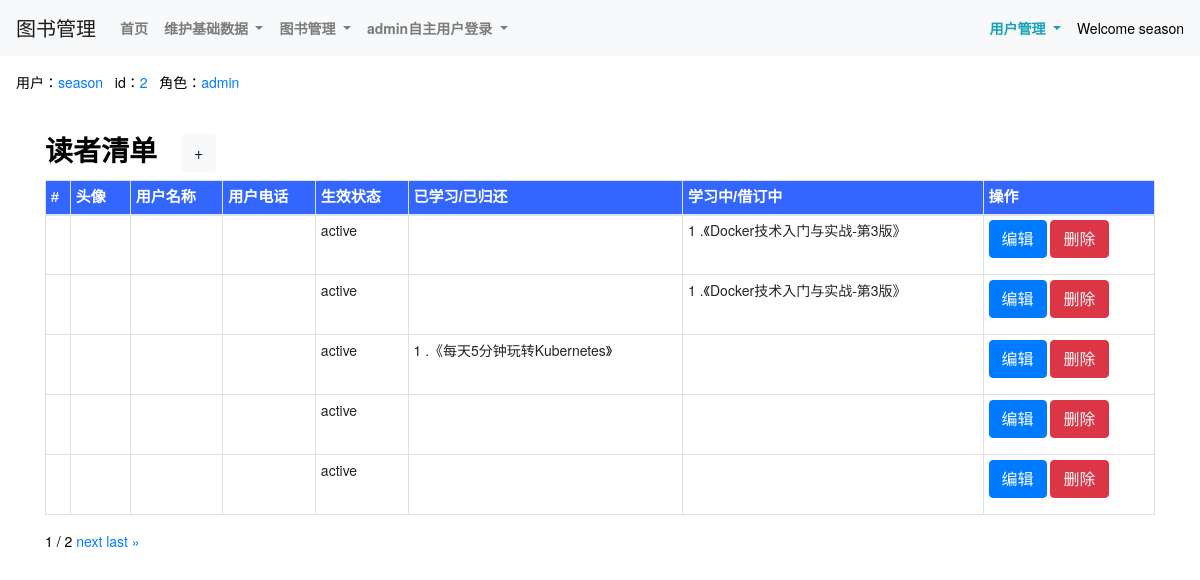
The app's page /theUserlist_show/ (signed in) with its own data.
### book/models.py (models this page shows, shortened)
class User(AbstractUser):
    dept = models.CharField(max_length=500,verbose_name=('部门'),blank=True, null=True,)
    age = models.IntegerField(verbose_name=('年龄'),blank=True, null=True,)
    mobilenumber = models.CharField(max_length=500,verbose_name=('电话号码'),blank=True, null=True,)
    role = models.CharField(max_length=500,verbose_name=('角色'),blank=True, null=True,)
    theUser_status1 = models.CharField(max_length=500,verbose_name=('用户状态1'),choices=THEUSERSTATUS_TYPE,default='active')
    field1 = models.CharField(max_length=500,verbose_name=('属性1'),blank=True, null=True,)
    field2 = models.CharField(max_length=500,verbose_name=('属性2'),blank=True, null=True,)
    field3 = models.CharField(max_length=500,verbose_name=('属性3'),blank=True, null=True,)
    field4 = models.CharField(max_length=500,verbose_name=('属性4'),blank=True, null=True,)
    class Meta(AbstractUser.Meta):
        swappable = 'AUTH_USER_MODEL'

class theBorrow(models.Model):
    boid = models.AutoField(primary_key=True)
    theBorrow_add_datetime = models.DateTimeField(max_length=500,verbose_name=('创建日期'),auto_now_add=True)
    theBorrow_update_datetime = models.DateTimeField(max_length=500,verbose_name=('修改日期'),auto_now=True)
    theBorrow_theUser = models.ForeignKey(User,on_delete=models.CASCADE) #related_name='borrow_theUser',
    theBorrow_theBook = models.ForeignKey(theBook,on_delete=models.CASCADE)  #,related_name='borrow_theBook'
    theBorrow_duration = models.IntegerField(verbose_name=('借订天数'),blank=True, null=True,)
    theBorrow_status1 = models.CharField(max_length=500, choices=THEBORROWSTATUS_TYPE, verbose_name=('借订状态1'))
    theBorrow_status2 = models.CharField(max_length=500,verbose_name=('借订状态2'),blank=True, null=True,)
    theBorrow_status3 = models.CharField(max_length=500,verbose_name=('借订状态3'),blank=True, null=True,)
    class Meta:
        verbose_name = ('借订')
        verbose_name_plural = ('借订')
        unique_together = [['theBorrow_theUser','theBorrow_theBook']] # 联合唯一

class theBook(models.Model):
    bid = models.AutoField(primary_key=True)
    theBook_name = models.CharField(max_length=500,verbose_name=('图书名称'),)
    theBook_location = models.ForeignKey(location,blank=True, null=True, on_delete=models.CASCADE,related_name='Book_location')
    theBook_type = models.CharField(max_length=500, verbose_name=('电子书/纸质书'),choices=THEBOOK_TYPE,)
    theBook_category = models.ForeignKey(category,blank=True, null=True, on_delete=models.CASCADE,related_name='Book_category')
    theBook_logo = models.ImageField(max_length=500, verbose_name=('图书照片1'),upload_to='images/')
    theBook_attachment = models.FileField(max_length=10000,verbose_name=('图书附件(备用)'),blank=True, null=True,upload_to='file')
    theBook_status1 = models.CharField(max_length=500,verbose_name=('图书状态1'),choices=THESTATUS_TYPE,)
    theBook_status2 = models.CharField(max_length=500,verbose_name=('图书状态2(备用)'),blank=True, null=True,)
    theBook_status3 = models.CharField(max_length=500,verbose_name=('图书状态3(备用)'),blank=True, null=True,)
    theBook_id = models.CharField(max_length=500,verbose_name=('图书编号(备用)'),blank=True, null=True,)
    theBook_information1 = models.TextField(max_length=10000,verbose_name=('图书信息1'),blank=True, null=True,)
    theBook_information2 = models.TextField(max_length=10000,verbose_name=('图书信息2(备用)'),blank=True, null=True,)
    theBook_information3 = models.TextField(max_length=10000,verbose_name=('图书信息3(备用)'),blank=True, null=True,)
    theBook_information4 = models.TextField(max_length=10000,verbose_name=('图书信息4(备用)'),blank=True, null=True,)
    theBook_information5 = models.TextField(max_length=10000,verbose_name=('图书信息5(备用)'),blank=True, null=True,)
    class Meta:
        verbose_name = ('图书')
        verbose_name_plural = ('图书')
        ordering = ['theBook_category'] # 返回值排序

### book/views.py (the view)
# urls.py: path('theUserlist_show/', views.theUserlist_show, name='theUserlist_show'),
def theUserlist_show(request,page=1):
    theUserlist = User.objects.all()
    paginator = Paginator(theUserlist, 5)
    try:
        page_obj = paginator.page(page)
    except PageNotAnInteger:
        page_obj = paginator.page(1)
    except EmptyPage:
        page_obj = paginator.page(paginator.num_pages)
    return render(request,'theUserlist_show.html',locals())

### templates/theUserlist_show.html (shortened to what this page needs)
{% extends 'base.html' %}
{% load static %}
{% block body_block %}
<div class="container">
    <div class="row py-4 align-items-center">
        <div class="col-lg-12 col-md-12 mt-0 table-responsive"  style="background-color: #fff;">
            <h3 class="font-weight-bold">读者清单<a class="ml-4 btn btn-light" href="/theUserlist_new/">+</a></h3>
            <table class="table table-striped table-sm table-bordered ">
                <thead>
                    <tr style="color:White;background-color:#3366FF;font-family:微軟正黑體,Tahoma,Arial,微軟雅黑體;font-size:15px;">
                        <th scope="col">#</th>
                        <th scope="col">头像</th>
                        <th scope="col">用户名称</th>
                        <th scope="col">用户电话</th>
                        <th scope="col">生效状态</th>
                        <th scope="col">已学习/已归还</th>
                        <th scope="col">学习中/借订中</th>
                        <th scope="col">操作</th>
                    </tr>
                </thead>
                {% for theUser in page_obj.object_list %}
                    <td>{{ theUser.uid }}</td>
                    <td class="" style="width:60px; height:60px">
                    </td>
                    <td>{{ theUser.theUser_name }}</td>
                    <td>{{ theUser.theUser_phone }}</td>
                    <td>{{ theUser.theUser_status1 }}</td>
                    <td>
                        {% for object in theUser.theborrow_set.all %}
                            {% if object.theBorrow_status1 == '已归还' or object.theBorrow_status1 == '已学习' %}
                                <div>{{ forloop.counter }} .《{{ object.theBorrow_theBook.theBook_name }}》</div>
                            {% endif %}
                        {% endfor %}
                    </td>
                    <td>
                        {% for object in theUser.theborrow_set.all %}
                            {% if object.theBorrow_status1 == '借订中' %}
                                <div>{{ forloop.counter }} .《{{ object.theBorrow_theBook.theBook_name }}》</div>
                            {% endif %}
                        {% endfor %}
                    </td>
                    <td>
                        <a class="btn btn-primary btn-xs" href="/theUserlist_edit/{{ theUser.uid }}/">编辑</a>
                        <a class="btn btn-danger btn-xs" href="/theUserlist_delete/{{ theUser.uid }}/">删除</a>
                    </td>
                {% endfor %}
            </table>
            <div class="pagination">
                <span class="step-links">
                    <span class="current">
                            {{ page_obj.number }} / {{ page_obj.paginator.num_pages }}
                    </span>
                    {% if page_obj.has_next %}
                        <a href="/theUserlist_show/{{ page_obj.next_page_number }}/">next</a>
                        <a href="/theUserlist_show/{{ page_obj.paginator.num_pages }}/">last &raquo;</a>
                    {% endif %}
                </span>
            </div>
        </div>
    </div>
</div>
<br>
<br>
<br>
<br>
<br>
{% endblock %}

### templates/base.html (shortened to what this page needs)
{% load static %}
<!DOCTYPE html>
<html>
    <head>
        <link href="{% static 'css/bootstrap.css' %}" rel="stylesheet">
        <link href="{% static 'css/font-awesome/css/font-awesome.css' %}" rel="stylesheet">
    </head>
<body>
    {% block nav_block %}
    <nav class="navbar navbar-expand-lg navbar-light bg-light">
        <a class="navbar-brand" href="#">图书管理</a>
        <div class="collapse navbar-collapse" id="navbarSupportedContent">
          <div class="navbar-nav">
            <a class="nav-link  font-weight-bold" href="/" >首页</a>
            <li class="nav-item dropdown">
                <a class="nav-link  font-weight-bold dropdown-toggle" href="/list/" id="navbarDropdown" role="button" data-toggle="dropdown">
                    维护基础数据
                </a>
            </li>
            <li class="nav-item dropdown">
                <a class="nav-link  font-weight-bold dropdown-toggle" href="/list/" id="navbarDropdown" role="button" data-toggle="dropdown">
                    图书管理
                </a>
            </li>
            <li class="nav-item dropdown">
                <a class="nav-link  font-weight-bold dropdown-toggle" href="/list/" id="navbarDropdown" role="button" data-toggle="dropdown">
                    admin自主用户登录
                </a>
            </li>
          </div>
        </div>
        {% if user.is_authenticated %}
            <div class="nav-item dropdown">
                <a class="nav-link active font-weight-bold text-info dropdown-toggle" href="#" id="navbarDropdown" role="button" data-toggle="dropdown">
                    用户管理
                </a>
            </div>
            Welcome {{ user.username }}
        {% else %}
            Please login first.
            <a class="float-right btn btn-primary mx-1 " href="/user_login/">登入</a>
        {% endif %}
    </nav>
    {% endblock %}
    {% block permission_block %}
        {% if request.user.is_authenticated %}
        <div class="m-3">
            用户：<span class="text-primary">{{ request.user.username }}</span>&nbsp;&nbsp;
            id：<span class="text-primary">{{ request.user.id }}</span>&nbsp;&nbsp;
            角色：<span class="text-primary">{{ request.user.role }}</span>&nbsp;&nbsp;
        </div>
        {% endif %}
    {% endblock %}
    {% block body_block %}
    {% endblock %}
</body>
</html>

### templates/base.html (style rules this page uses)
html, body { position: relative; height: 100%; }
body { background: #fff; font-family: Helvetica Neue, Helvetica, Arial, sans-serif; font-size: 14px; color:#000; margin: 10; padding: 10; }

### records on screen
User: username "season", user.username "season", user.id "2", user.role "admin", theUser_status1 "active"
theBorrow: theBorrow_theBook.theBook_name "Docker技术入门与实战-第3版"
User: theUser_status1 "active"
theBorrow: theBorrow_theBook.theBook_name "Docker技术入门与实战-第3版"
User: theUser_status1 "active"
theBorrow: theBorrow_theBook.theBook_name "每天5分钟玩转Kubernetes"
User: theUser_status1 "active"
User: theUser_status1 "active"

### other values on screen
{{ page_obj.number }} "1"
{{ page_obj.paginator.num_pages }} "2"
